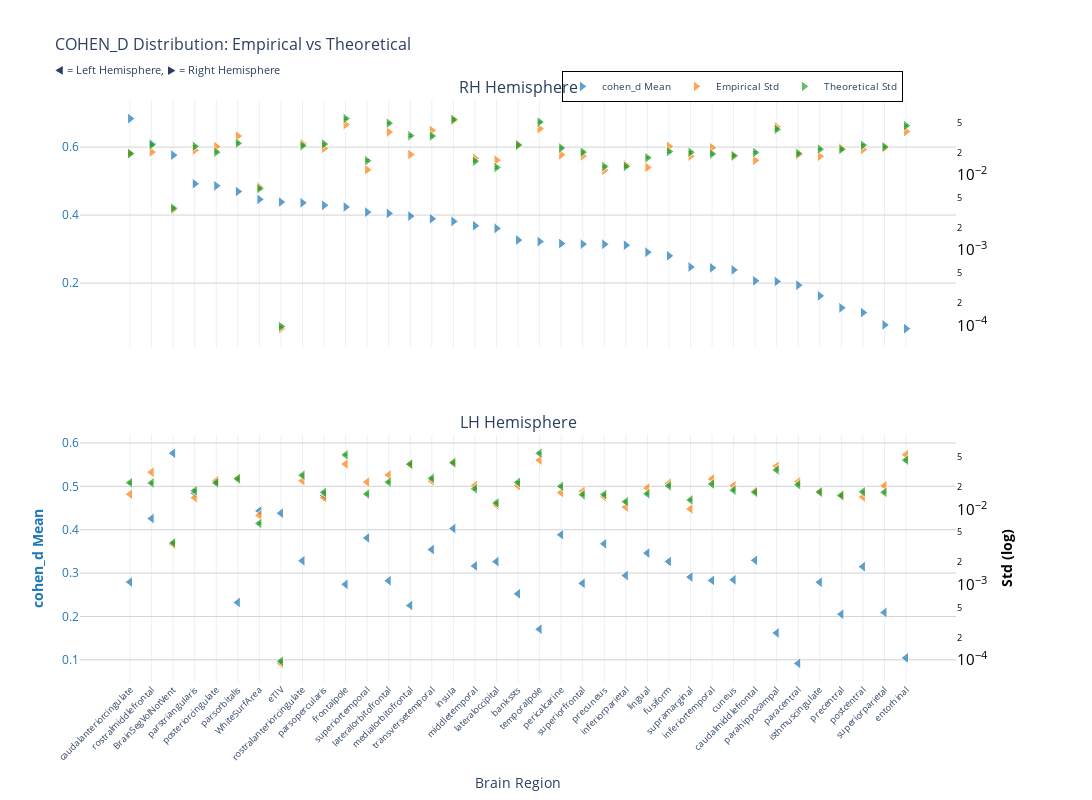
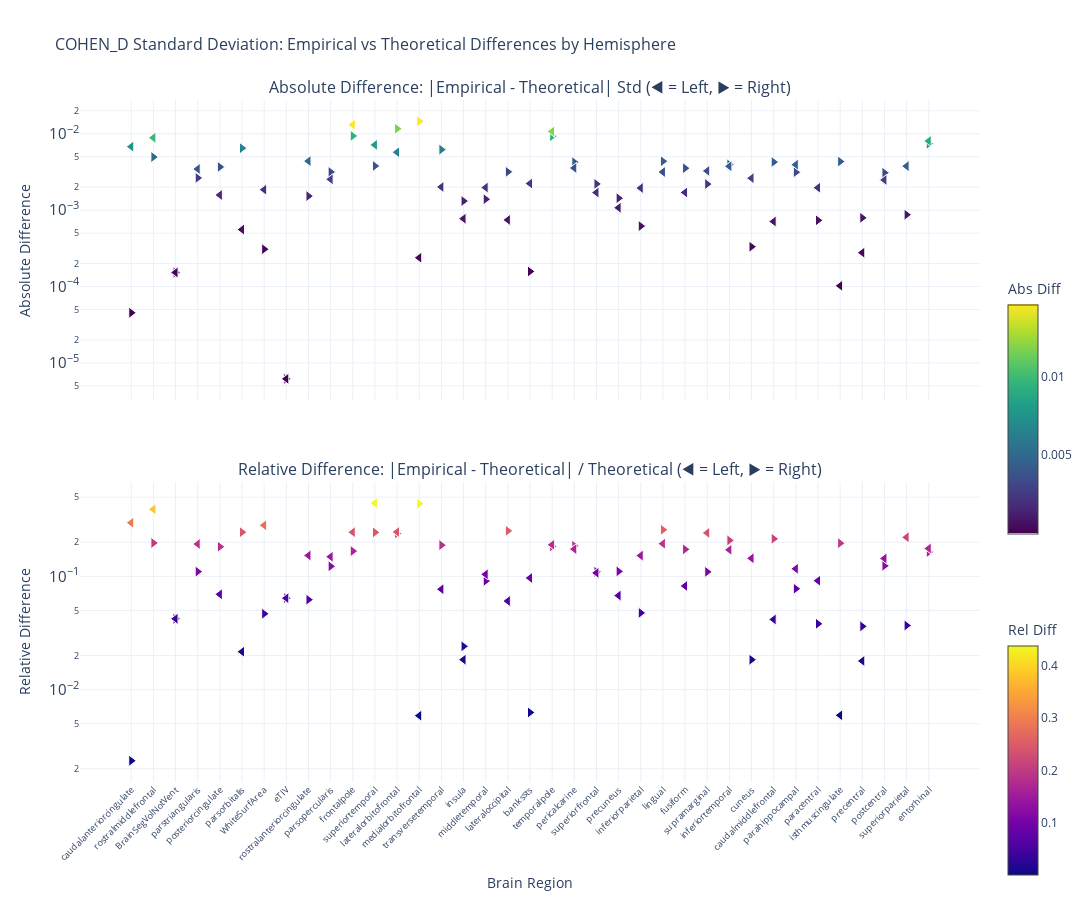

Write notebook code for charts like these, in order.
### Markdown cell above
### Cohen's d

### Code cell
nu_nav = df_navr[(df_navr["timepoint"] == "baseline") & (df_navr["group"] == "HC-PD")]
data_path = stats_dir / f"cohen_d_baseline_{METRIC}.parquet"
df, stats = get_test_stats(
    data_path, stat_functions_F, nu_nav, hemisphere=True, study="baseline"
)
show_figure(
    stats, hemisphere=True, stat_name="cohen_d", study="baseline", metric=METRIC
)

### Figure 1 — Plotly figure (JSON) as saved in the notebook; plotly's stock layout.template omitted (floating-point values rounded to 4 significant figures)
{"data": [{"hovertemplate": "<b>%{x}</b><br>Mean cohen_d: %{y:.2f}<br><extra></extra>", "legendgroup": "mean", "marker": {"color": "#1f77b4", "line": {"color": "white", "width": 1}, "opacity": 0.7, "size": 10, "symbol": "triangle-right"}, "mode": "markers", "name": "cohen_d Mean", "showlegend": true, "type": "scatter", "x": ["caudalanteriorcingulate", "rostralmiddlefrontal", "BrainSegVolNotVent", "parstriangularis", "posteriorcingulate", "parsorbitalis", "WhiteSurfArea", "eTIV", "rostralanteriorcingulate", "parsopercularis", "frontalpole", "superiortemporal", "lateralorbitofrontal", "medialorbitofrontal", "transversetemporal", "insula", "middletemporal", "lateraloccipital", "bankssts", "temporalpole", "pericalcarine", "superiorfrontal", "precuneus", "inferiorparietal", "lingual", "fusiform", "supramarginal", "inferiortemporal", "cuneus", "caudalmiddlefrontal", "parahippocampal", "paracentral", "isthmuscingulate", "precentral", "postcentral", "superiorparietal", "entorhinal"], "xaxis": "x", "y": [0.6837, 0.6097, 0.5763, 0.492, 0.4859, 0.4692, 0.4462, 0.4382, 0.4361, 0.4287, 0.4238, 0.4085, 0.4049, 0.3969, 0.3891, 0.3815, 0.3686, 0.3608, 0.3265, 0.3221, 0.3161, 0.3145, 0.3141, 0.3114, 0.2908, 0.2801, 0.2473, 0.2447, 0.2387, 0.2066, 0.2047, 0.1938, 0.1624, 0.1272, 0.1132, 0.07698, 0.06573], "yaxis": "y"}, {"hovertemplate": "<b>%{x}</b><br>Empirical Std: %{y:.3f}<br><extra></extra>", "legendgroup": "empirical", "marker": {"color": "#ff7f0e", "line": {"color": "white", "width": 1}, "opacity": 0.7, "size": 10, "symbol": "triangle-right"}, "mode": "markers", "name": "Empirical Std", "showlegend": true, "type": "scatter", "x": ["caudalanteriorcingulate", "rostralmiddlefrontal", "BrainSegVolNotVent", "parstriangularis", "posteriorcingulate", "parsorbitalis", "WhiteSurfArea", "eTIV", "rostralanteriorcingulate", "parsopercularis", "frontalpole", "superiortemporal", "lateralorbitofrontal", "medialorbitofrontal", "transversetemporal", "insula", "middletemporal", "lateraloccipital", "bankssts", "temporalpole", "pericalcarine", "superiorfrontal", "precuneus", "inferiorparietal", "lingual", "fusiform", "supramarginal", "inferiortemporal", "cuneus", "caudalmiddlefrontal", "parahippocampal", "paracentral", "isthmuscingulate", "precentral", "postcentral", "superiorparietal", "entorhinal"], "xaxis": "x", "y": [0.01928, 0.02021, 0.003462, 0.02138, 0.02383, 0.03294, 0.006904, 9.012e-05, 0.02608, 0.02262, 0.04684, 0.01173, 0.03719, 0.01874, 0.03914, 0.05333, 0.01664, 0.01577, 0.02488, 0.04124, 0.0186, 0.01793, 0.01154, 0.01361, 0.01259, 0.02404, 0.01785, 0.02305, 0.01775, 0.01565, 0.04364, 0.01858, 0.01773, 0.02272, 0.0218, 0.0228, 0.03788], "yaxis": "y2"}, {"error_y": {"array": [0.0005389, 0.0007051, 0.0001013, 0.0006731, 0.0005647, 0.0007412, 0.0001848, 2.698e-06, 0.000688, 0.0007224, 0.001575, 0.0004349, 0.001368, 0.0009342, 0.0009227, 0.001531, 0.0004272, 0.0003528, 0.0007016, 0.001416, 0.0006402, 0.0005641, 0.0003634, 0.000364, 0.0004751, 0.0005742, 0.0005618, 0.0005348, 0.0005065, 0.000558, 0.001134, 0.0005412, 0.0006182, 0.0006143, 0.0006973, 0.0006631, 0.001269], "arrayminus": [0.000524, 0.0006855, 9.848e-05, 0.0006545, 0.000549, 0.0007207, 0.0001797, 2.623e-06, 0.0006689, 0.0007024, 0.001531, 0.0004228, 0.00133, 0.0009083, 0.0008971, 0.001489, 0.0004154, 0.0003431, 0.0006821, 0.001376, 0.0006224, 0.0005485, 0.0003533, 0.0003539, 0.000462, 0.0005583, 0.0005462, 0.00052, 0.0004924, 0.0005425, 0.001103, 0.0005262, 0.000601, 0.0005972, 0.000678, 0.0006448, 0.001234], "color": "#2ca02c", "thickness": 1, "type": "data", "visible": true, "width": 2}, "hovertemplate": "<b>%{x}</b><br>Theoretical Std: %{y:.3f}<br><extra></extra>", "legendgroup": "theoretical", "marker": {"color": "#2ca02c", "line": {"color": "white", "width": 1}, "opacity": 0.7, "size": 10, "symbol": "triangle-right"}, "mode": "markers", "name": "Theoretical Std", "showlegend": true, "type": "scatter", "x": ["caudalanteriorcingulate", "rostralmiddlefrontal", "BrainSegVolNotVent", "parstriangularis", "posteriorcingulate", "parsorbitalis", "WhiteSurfArea", "eTIV", "rostralanteriorcingulate", "parsopercularis", "frontalpole", "superiortemporal", "lateralorbitofrontal", "medialorbitofrontal", "transversetemporal", "insula", "middletemporal", "lateraloccipital", "bankssts", "temporalpole", "pericalcarine", "superiorfrontal", "precuneus", "inferiorparietal", "lingual", "fusiform", "supramarginal", "inferiortemporal", "cuneus", "caudalmiddlefrontal", "parahippocampal", "paracentral", "isthmuscingulate", "precentral", "postcentral", "superiorparietal", "entorhinal"], "xaxis": "x", "y": [0.01923, 0.02516, 0.003615, 0.02403, 0.02015, 0.02646, 0.006596, 9.63e-05, 0.02456, 0.02578, 0.05622, 0.01552, 0.04883, 0.03334, 0.03293, 0.05464, 0.01525, 0.01259, 0.02504, 0.05053, 0.02285, 0.02013, 0.01297, 0.01299, 0.01696, 0.0205, 0.02005, 0.01909, 0.01808, 0.01991, 0.04049, 0.01932, 0.02206, 0.02192, 0.02489, 0.02367, 0.0453], "yaxis": "y2"}, {"hovertemplate": "<b>%{x}</b><br>Mean cohen_d: %{y:.2f}<br><extra></extra>", "legendgroup": "mean", "marker": {"color": "#1f77b4", "line": {"color": "white", "width": 1}, "opacity": 0.7, "size": 10, "symbol": "triangle-left"}, "mode": "markers", "name": "cohen_d Mean", "showlegend": false, "type": "scatter", "x": ["BrainSegVolNotVent", "posteriorcingulate", "parstriangularis", "parsopercularis", "WhiteSurfArea", "eTIV", "rostralmiddlefrontal", "insula", "pericalcarine", "superiortemporal", "precuneus", "transversetemporal", "lingual", "caudalmiddlefrontal", "rostralanteriorcingulate", "fusiform", "lateraloccipital", "middletemporal", "postcentral", "inferiorparietal", "supramarginal", "cuneus", "inferiortemporal", "lateralorbitofrontal", "caudalanteriorcingulate", "isthmuscingulate", "superiorfrontal", "frontalpole", "bankssts", "parsorbitalis", "medialorbitofrontal", "superiorparietal", "precentral", "temporalpole", "parahippocampal", "entorhinal", "paracentral"], "xaxis": "x2", "y": [0.5763, 0.5101, 0.4842, 0.4787, 0.4433, 0.4382, 0.4258, 0.4027, 0.3884, 0.381, 0.3675, 0.3542, 0.3461, 0.3294, 0.3283, 0.3266, 0.3264, 0.3164, 0.3148, 0.2942, 0.2908, 0.2844, 0.2831, 0.2823, 0.2794, 0.2788, 0.2763, 0.274, 0.2522, 0.2322, 0.2254, 0.2092, 0.2053, 0.1706, 0.1619, 0.1044, 0.09177], "yaxis": "y3"}, {"hovertemplate": "<b>%{x}</b><br>Empirical Std: %{y:.3f}<br><extra></extra>", "legendgroup": "empirical", "marker": {"color": "#ff7f0e", "line": {"color": "white", "width": 1}, "opacity": 0.7, "size": 10, "symbol": "triangle-left"}, "mode": "markers", "name": "Empirical Std", "showlegend": false, "type": "scatter", "x": ["BrainSegVolNotVent", "posteriorcingulate", "parstriangularis", "parsopercularis", "WhiteSurfArea", "eTIV", "rostralmiddlefrontal", "insula", "pericalcarine", "superiortemporal", "precuneus", "transversetemporal", "lingual", "caudalmiddlefrontal", "rostralanteriorcingulate", "fusiform", "lateraloccipital", "middletemporal", "postcentral", "inferiorparietal", "supramarginal", "cuneus", "inferiortemporal", "lateralorbitofrontal", "caudalanteriorcingulate", "isthmuscingulate", "superiorfrontal", "frontalpole", "bankssts", "parsorbitalis", "medialorbitofrontal", "superiorparietal", "precentral", "temporalpole", "parahippocampal", "entorhinal", "paracentral"], "xaxis": "x2", "y": [0.003462, 0.02432, 0.01446, 0.01448, 0.008427, 9.012e-05, 0.03156, 0.04283, 0.01692, 0.02334, 0.01483, 0.02412, 0.01944, 0.01776, 0.02434, 0.02244, 0.01157, 0.02095, 0.01481, 0.01085, 0.01024, 0.02081, 0.02568, 0.02901, 0.01607, 0.01711, 0.01755, 0.04049, 0.02087, 0.02631, 0.04018, 0.02082, 0.01523, 0.04567, 0.03776, 0.05372, 0.02349], "yaxis": "y4"}, {"error_y": {"array": [0.0001013, 0.0006373, 0.0005019, 0.0004767, 0.0001842, 2.698e-06, 0.0006356, 0.001178, 0.0005738, 0.0004534, 0.0004455, 0.0007323, 0.0004561, 0.0004777, 0.0008048, 0.000581, 0.0003451, 0.0005317, 0.0004846, 0.0003586, 0.0003782, 0.0005095, 0.0006142, 0.0006522, 0.0006403, 0.0004822, 0.000444, 0.001503, 0.0006472, 0.0007217, 0.001132, 0.0004778, 0.0004344, 0.001579, 0.0009475, 0.00128, 0.0006029], "arrayminus": [9.848e-05, 0.0006196, 0.000488, 0.0004635, 0.0001791, 2.623e-06, 0.000618, 0.001146, 0.0005579, 0.0004408, 0.0004331, 0.000712, 0.0004434, 0.0004645, 0.0007825, 0.0005649, 0.0003356, 0.0005169, 0.0004711, 0.0003487, 0.0003678, 0.0004954, 0.0005972, 0.0006341, 0.0006225, 0.0004688, 0.0004317, 0.001461, 0.0006293, 0.0007017, 0.001101, 0.0004645, 0.0004224, 0.001536, 0.0009212, 0.001244, 0.0005862], "color": "#2ca02c", "thickness": 1, "type": "data", "visible": true, "width": 2}, "hovertemplate": "<b>%{x}</b><br>Theoretical Std: %{y:.3f}<br><extra></extra>", "legendgroup": "theoretical", "marker": {"color": "#2ca02c", "line": {"color": "white", "width": 1}, "opacity": 0.7, "size": 10, "symbol": "triangle-left"}, "mode": "markers", "name": "Theoretical Std", "showlegend": false, "type": "scatter", "x": ["BrainSegVolNotVent", "posteriorcingulate", "parstriangularis", "parsopercularis", "WhiteSurfArea", "eTIV", "rostralmiddlefrontal", "insula", "pericalcarine", "superiortemporal", "precuneus", "transversetemporal", "lingual", "caudalmiddlefrontal", "rostralanteriorcingulate", "fusiform", "lateraloccipital", "middletemporal", "postcentral", "inferiorparietal", "supramarginal", "cuneus", "inferiortemporal", "lateralorbitofrontal", "caudalanteriorcingulate", "isthmuscingulate", "superiorfrontal", "frontalpole", "bankssts", "parsorbitalis", "medialorbitofrontal", "superiorparietal", "precentral", "temporalpole", "parahippocampal", "entorhinal", "paracentral"], "xaxis": "x2", "y": [0.003615, 0.02275, 0.01792, 0.01701, 0.006573, 9.63e-05, 0.02268, 0.04206, 0.02048, 0.01618, 0.0159, 0.02614, 0.01628, 0.01705, 0.02872, 0.02074, 0.01232, 0.01898, 0.01729, 0.0128, 0.0135, 0.01819, 0.02192, 0.02328, 0.02285, 0.01721, 0.01585, 0.05364, 0.0231, 0.02576, 0.04042, 0.01705, 0.0155, 0.05637, 0.03382, 0.04568, 0.02152], "yaxis": "y4"}], "layout": {"annotations": [{"font": {"size": 16}, "showarrow": false, "text": "RH Hemisphere", "x": 0.47, "xanchor": "center", "xref": "paper", "y": 1, "yanchor": "bottom", "yref": "paper"}, {"font": {"size": 16}, "showarrow": false, "text": "LH Hemisphere", "x": 0.47, "xanchor": "center", "xref": "paper", "y": 0.425, "yanchor": "bottom", "yref": "paper"}], "height": 800, "hovermode": "x", "legend": {"bgcolor": "rgba(255, 255, 255, 0.9)", "bordercolor": "black", "borderwidth": 1, "font": {"size": 10}, "orientation": "h", "x": 0.7, "xanchor": "center", "y": 1.05}, "title": {"font": {"size": 16}, "text": "COHEN_D Distribution: Empirical vs Theoretical<br><sub>◀ = Left Hemisphere, ▶ = Right Hemisphere</sub>"}, "width": 1400, "xaxis": {"anchor": "y", "domain": [0, 0.94], "matches": "x2", "showticklabels": false}, "xaxis2": {"anchor": "y3", "domain": [0, 0.94], "tickangle": -45, "tickfont": {"size": 9}, "title": {"text": "Brain Region"}}, "yaxis": {"anchor": "x", "domain": [0.575, 1], "gridcolor": "lightgray", "showgrid": true, "tickfont": {"color": "#1f77b4"}, "title": {"font": {"color": "#1f77b4"}, "text": ""}}, "yaxis2": {"anchor": "x", "exponentformat": "power", "overlaying": "y", "showgrid": false, "side": "right", "tickfont": {"color": "black"}, "title": {"font": {"color": "black"}, "text": ""}, "type": "log"}, "yaxis3": {"anchor": "x2", "domain": [0, 0.425], "gridcolor": "lightgray", "showgrid": true, "tickfont": {"color": "#1f77b4"}, "title": {"font": {"color": "#1f77b4"}, "text": "<b>cohen_d Mean</b>"}}, "yaxis4": {"anchor": "x2", "exponentformat": "power", "overlaying": "y3", "showgrid": false, "side": "right", "tickfont": {"color": "black"}, "title": {"font": {"color": "black"}, "text": "<b>Std (log)</b>"}, "type": "log"}}}

### Figure 2 — Plotly figure (JSON) as saved in the notebook; plotly's stock layout.template omitted (floating-point values rounded to 4 significant figures)
{"data": [{"hovertemplate": "<b>%{x}</b><br>Hemisphere: %{text}<br>Abs Diff: %{y:.4f}<br><extra></extra>", "legendgroup": "abs_rh", "marker": {"color": [4.531e-05, 0.004956, 0.0001526, 0.002643, 0.003678, 0.006486, 0.0003082, 6.176e-06, 0.001528, 0.003159, 0.009382, 0.00379, 0.01164, 0.0146, 0.006206, 0.001316, 0.00139, 0.003172, 0.0001574, 0.009285, 0.004253, 0.002206, 0.001434, 0.0006179, 0.004369, 0.003544, 0.002195, 0.003962, 0.0003319, 0.004266, 0.003145, 0.0007357, 0.00433, 0.0007929, 0.003084, 0.0008712, 0.007415], "colorbar": {"len": 0.4, "title": {"text": "Abs Diff"}, "y": 0.75, "yanchor": "top"}, "colorscale": [[0, "#440154"], [0.1111, "#482878"], [0.2222, "#3e4989"], [0.3333, "#31688e"], [0.4444, "#26828e"], [0.5556, "#1f9e89"], [0.6667, "#35b779"], [0.7778, "#6ece58"], [0.8889, "#b5de2b"], [1, "#fde725"]], "line": {"color": "white", "width": 1}, "showscale": true, "size": 10, "symbol": "triangle-right"}, "mode": "markers", "name": "Absolute (rh)", "showlegend": false, "text": ["rh", "rh", "rh", "rh", "rh", "rh", "rh", "rh", "rh", "rh", "rh", "rh", "rh", "rh", "rh", "rh", "rh", "rh", "rh", "rh", "rh", "rh", "rh", "rh", "rh", "rh", "rh", "rh", "rh", "rh", "rh", "rh", "rh", "rh", "rh", "rh", "rh"], "type": "scatter", "x": ["caudalanteriorcingulate", "rostralmiddlefrontal", "BrainSegVolNotVent", "parstriangularis", "posteriorcingulate", "parsorbitalis", "WhiteSurfArea", "eTIV", "rostralanteriorcingulate", "parsopercularis", "frontalpole", "superiortemporal", "lateralorbitofrontal", "medialorbitofrontal", "transversetemporal", "insula", "middletemporal", "lateraloccipital", "bankssts", "temporalpole", "pericalcarine", "superiorfrontal", "precuneus", "inferiorparietal", "lingual", "fusiform", "supramarginal", "inferiortemporal", "cuneus", "caudalmiddlefrontal", "parahippocampal", "paracentral", "isthmuscingulate", "precentral", "postcentral", "superiorparietal", "entorhinal"], "xaxis": "x", "y": [4.531e-05, 0.004956, 0.0001526, 0.002643, 0.003678, 0.006486, 0.0003082, 6.176e-06, 0.001528, 0.003159, 0.009382, 0.00379, 0.01164, 0.0146, 0.006206, 0.001316, 0.00139, 0.003172, 0.0001574, 0.009285, 0.004253, 0.002206, 0.001434, 0.0006179, 0.004369, 0.003544, 0.002195, 0.003962, 0.0003319, 0.004266, 0.003145, 0.0007357, 0.00433, 0.0007929, 0.003084, 0.0008712, 0.007415], "yaxis": "y"}, {"hovertemplate": "<b>%{x}</b><br>Hemisphere: %{text}<br>Rel Diff: %{y:.2%}<br><extra></extra>", "legendgroup": "rel_rh", "marker": {"color": [0.002356, 0.1969, 0.0422, 0.11, 0.1825, 0.2452, 0.04672, 0.06413, 0.0622, 0.1225, 0.1669, 0.2442, 0.2384, 0.4379, 0.1885, 0.02409, 0.09119, 0.2519, 0.006285, 0.1838, 0.1861, 0.1096, 0.1105, 0.04757, 0.2576, 0.1729, 0.1095, 0.2076, 0.01836, 0.2142, 0.07767, 0.03809, 0.1962, 0.03617, 0.1239, 0.03681, 0.1637], "colorbar": {"len": 0.4, "title": {"text": "Rel Diff"}, "y": 0.25, "yanchor": "top"}, "colorscale": [[0, "#0d0887"], [0.1111, "#46039f"], [0.2222, "#7201a8"], [0.3333, "#9c179e"], [0.4444, "#bd3786"], [0.5556, "#d8576b"], [0.6667, "#ed7953"], [0.7778, "#fb9f3a"], [0.8889, "#fdca26"], [1, "#f0f921"]], "line": {"color": "white", "width": 1}, "showscale": true, "size": 10, "symbol": "triangle-right"}, "mode": "markers", "name": "Relative (rh)", "showlegend": false, "text": ["rh", "rh", "rh", "rh", "rh", "rh", "rh", "rh", "rh", "rh", "rh", "rh", "rh", "rh", "rh", "rh", "rh", "rh", "rh", "rh", "rh", "rh", "rh", "rh", "rh", "rh", "rh", "rh", "rh", "rh", "rh", "rh", "rh", "rh", "rh", "rh", "rh"], "type": "scatter", "x": ["caudalanteriorcingulate", "rostralmiddlefrontal", "BrainSegVolNotVent", "parstriangularis", "posteriorcingulate", "parsorbitalis", "WhiteSurfArea", "eTIV", "rostralanteriorcingulate", "parsopercularis", "frontalpole", "superiortemporal", "lateralorbitofrontal", "medialorbitofrontal", "transversetemporal", "insula", "middletemporal", "lateraloccipital", "bankssts", "temporalpole", "pericalcarine", "superiorfrontal", "precuneus", "inferiorparietal", "lingual", "fusiform", "supramarginal", "inferiortemporal", "cuneus", "caudalmiddlefrontal", "parahippocampal", "paracentral", "isthmuscingulate", "precentral", "postcentral", "superiorparietal", "entorhinal"], "xaxis": "x2", "y": [0.002356, 0.1969, 0.0422, 0.11, 0.1825, 0.2452, 0.04672, 0.06413, 0.0622, 0.1225, 0.1669, 0.2442, 0.2384, 0.4379, 0.1885, 0.02409, 0.09119, 0.2519, 0.006285, 0.1838, 0.1861, 0.1096, 0.1105, 0.04757, 0.2576, 0.1729, 0.1095, 0.2076, 0.01836, 0.2142, 0.07767, 0.03809, 0.1962, 0.03617, 0.1239, 0.03681, 0.1637], "yaxis": "y2"}, {"hovertemplate": "<b>%{x}</b><br>Hemisphere: %{text}<br>Abs Diff: %{y:.4f}<br><extra></extra>", "legendgroup": "abs_lh", "marker": {"color": [0.0001526, 0.001577, 0.003455, 0.002534, 0.001854, 6.176e-06, 0.008871, 0.0007727, 0.003561, 0.007156, 0.001074, 0.002011, 0.003159, 0.0007097, 0.004387, 0.001705, 0.0007451, 0.001976, 0.002485, 0.001949, 0.003263, 0.002622, 0.003754, 0.005731, 0.006785, 0.0001021, 0.001699, 0.01315, 0.002234, 0.0005563, 0.000238, 0.00377, 0.0002775, 0.01071, 0.003941, 0.008044, 0.001968], "colorbar": {"len": 0.4, "title": {"text": "Abs Diff"}, "y": 0.75, "yanchor": "top"}, "colorscale": [[0, "#440154"], [0.1111, "#482878"], [0.2222, "#3e4989"], [0.3333, "#31688e"], [0.4444, "#26828e"], [0.5556, "#1f9e89"], [0.6667, "#35b779"], [0.7778, "#6ece58"], [0.8889, "#b5de2b"], [1, "#fde725"]], "line": {"color": "white", "width": 1}, "showscale": false, "size": 10, "symbol": "triangle-left"}, "mode": "markers", "name": "Absolute (lh)", "showlegend": false, "text": ["lh", "lh", "lh", "lh", "lh", "lh", "lh", "lh", "lh", "lh", "lh", "lh", "lh", "lh", "lh", "lh", "lh", "lh", "lh", "lh", "lh", "lh", "lh", "lh", "lh", "lh", "lh", "lh", "lh", "lh", "lh", "lh", "lh", "lh", "lh", "lh", "lh"], "type": "scatter", "x": ["BrainSegVolNotVent", "posteriorcingulate", "parstriangularis", "parsopercularis", "WhiteSurfArea", "eTIV", "rostralmiddlefrontal", "insula", "pericalcarine", "superiortemporal", "precuneus", "transversetemporal", "lingual", "caudalmiddlefrontal", "rostralanteriorcingulate", "fusiform", "lateraloccipital", "middletemporal", "postcentral", "inferiorparietal", "supramarginal", "cuneus", "inferiortemporal", "lateralorbitofrontal", "caudalanteriorcingulate", "isthmuscingulate", "superiorfrontal", "frontalpole", "bankssts", "parsorbitalis", "medialorbitofrontal", "superiorparietal", "precentral", "temporalpole", "parahippocampal", "entorhinal", "paracentral"], "xaxis": "x", "y": [0.0001526, 0.001577, 0.003455, 0.002534, 0.001854, 6.176e-06, 0.008871, 0.0007727, 0.003561, 0.007156, 0.001074, 0.002011, 0.003159, 0.0007097, 0.004387, 0.001705, 0.0007451, 0.001976, 0.002485, 0.001949, 0.003263, 0.002622, 0.003754, 0.005731, 0.006785, 0.0001021, 0.001699, 0.01315, 0.002234, 0.0005563, 0.000238, 0.00377, 0.0002775, 0.01071, 0.003941, 0.008044, 0.001968], "yaxis": "y"}, {"hovertemplate": "<b>%{x}</b><br>Hemisphere: %{text}<br>Rel Diff: %{y:.2%}<br><extra></extra>", "legendgroup": "rel_lh", "marker": {"color": [0.0422, 0.06933, 0.1929, 0.1489, 0.282, 0.06413, 0.3911, 0.01837, 0.1739, 0.4422, 0.06755, 0.07695, 0.1941, 0.04163, 0.1527, 0.08221, 0.06049, 0.1042, 0.1437, 0.1523, 0.2417, 0.1442, 0.1713, 0.2462, 0.2969, 0.005932, 0.1072, 0.2452, 0.0967, 0.0216, 0.00589, 0.2211, 0.0179, 0.1899, 0.1165, 0.1761, 0.09144], "colorbar": {"len": 0.4, "title": {"text": "Rel Diff"}, "y": 0.25, "yanchor": "top"}, "colorscale": [[0, "#0d0887"], [0.1111, "#46039f"], [0.2222, "#7201a8"], [0.3333, "#9c179e"], [0.4444, "#bd3786"], [0.5556, "#d8576b"], [0.6667, "#ed7953"], [0.7778, "#fb9f3a"], [0.8889, "#fdca26"], [1, "#f0f921"]], "line": {"color": "white", "width": 1}, "showscale": false, "size": 10, "symbol": "triangle-left"}, "mode": "markers", "name": "Relative (lh)", "showlegend": false, "text": ["lh", "lh", "lh", "lh", "lh", "lh", "lh", "lh", "lh", "lh", "lh", "lh", "lh", "lh", "lh", "lh", "lh", "lh", "lh", "lh", "lh", "lh", "lh", "lh", "lh", "lh", "lh", "lh", "lh", "lh", "lh", "lh", "lh", "lh", "lh", "lh", "lh"], "type": "scatter", "x": ["BrainSegVolNotVent", "posteriorcingulate", "parstriangularis", "parsopercularis", "WhiteSurfArea", "eTIV", "rostralmiddlefrontal", "insula", "pericalcarine", "superiortemporal", "precuneus", "transversetemporal", "lingual", "caudalmiddlefrontal", "rostralanteriorcingulate", "fusiform", "lateraloccipital", "middletemporal", "postcentral", "inferiorparietal", "supramarginal", "cuneus", "inferiortemporal", "lateralorbitofrontal", "caudalanteriorcingulate", "isthmuscingulate", "superiorfrontal", "frontalpole", "bankssts", "parsorbitalis", "medialorbitofrontal", "superiorparietal", "precentral", "temporalpole", "parahippocampal", "entorhinal", "paracentral"], "xaxis": "x2", "y": [0.0422, 0.06933, 0.1929, 0.1489, 0.282, 0.06413, 0.3911, 0.01837, 0.1739, 0.4422, 0.06755, 0.07695, 0.1941, 0.04163, 0.1527, 0.08221, 0.06049, 0.1042, 0.1437, 0.1523, 0.2417, 0.1442, 0.1713, 0.2462, 0.2969, 0.005932, 0.1072, 0.2452, 0.0967, 0.0216, 0.00589, 0.2211, 0.0179, 0.1899, 0.1165, 0.1761, 0.09144], "yaxis": "y2"}], "layout": {"annotations": [{"font": {"size": 16}, "showarrow": false, "text": "Absolute Difference: |Empirical - Theoretical| Std (◀ = Left, ▶ = Right)", "x": 0.5, "xanchor": "center", "xref": "paper", "y": 1, "yanchor": "bottom", "yref": "paper"}, {"font": {"size": 16}, "showarrow": false, "text": "Relative Difference: |Empirical - Theoretical| / Theoretical (◀ = Left, ▶ = Right)", "x": 0.5, "xanchor": "center", "xref": "paper", "y": 0.44, "yanchor": "bottom", "yref": "paper"}], "height": 900, "hovermode": "x unified", "showlegend": false, "title": {"font": {"size": 16}, "text": "COHEN_D Standard Deviation: Empirical vs Theoretical Differences by Hemisphere"}, "width": 1400, "xaxis": {"anchor": "y", "domain": [0, 1], "showticklabels": false}, "xaxis2": {"anchor": "y2", "domain": [0, 1], "tickangle": -45, "tickfont": {"size": 9}, "title": {"text": "Brain Region"}}, "yaxis": {"anchor": "x", "domain": [0.56, 1], "exponentformat": "power", "title": {"text": "Absolute Difference"}, "type": "log"}, "yaxis2": {"anchor": "x2", "domain": [0, 0.44], "exponentformat": "power", "title": {"text": "Relative Difference"}, "type": "log"}}}
